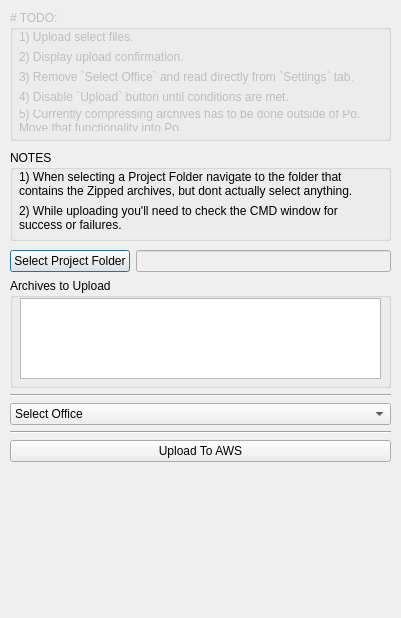
<?xml version="1.0" encoding="UTF-8"?>
<ui version="4.0">
 <class>Dialog</class>
 <widget class="QDialog" name="Dialog">
  <property name="geometry">
   <rect>
    <x>0</x>
    <y>0</y>
    <width>401</width>
    <height>618</height>
   </rect>
  </property>
  <property name="sizePolicy">
   <sizepolicy hsizetype="MinimumExpanding" vsizetype="MinimumExpanding">
    <horstretch>0</horstretch>
    <verstretch>0</verstretch>
   </sizepolicy>
  </property>
  <property name="windowTitle">
   <string>Archive Upload</string>
  </property>
  <property name="modal">
   <bool>true</bool>
  </property>
  <widget class="QWidget" name="verticalLayoutWidget">
   <property name="geometry">
    <rect>
     <x>10</x>
     <y>250</y>
     <width>381</width>
     <height>312</height>
    </rect>
   </property>
   <layout class="QVBoxLayout" name="verticalLayout">
    <item>
     <layout class="QHBoxLayout" name="horizontalLayout">
      <item>
       <widget class="QPushButton" name="pb_selectDir">
        <property name="text">
         <string>Select Project Folder</string>
        </property>
        <property name="default">
         <bool>false</bool>
        </property>
        <property name="flat">
         <bool>false</bool>
        </property>
       </widget>
      </item>
      <item>
       <widget class="QLineEdit" name="le_project_folder">
        <property name="enabled">
         <bool>false</bool>
        </property>
       </widget>
      </item>
     </layout>
    </item>
    <item>
     <widget class="QGroupBox" name="gb_filesToUpload">
      <property name="minimumSize">
       <size>
        <width>0</width>
        <height>110</height>
       </size>
      </property>
      <property name="baseSize">
       <size>
        <width>0</width>
        <height>0</height>
       </size>
      </property>
      <property name="title">
       <string>Archives to Upload</string>
      </property>
      <widget class="QListWidget" name="lw_filesToUpload">
       <property name="geometry">
        <rect>
         <x>10</x>
         <y>20</y>
         <width>361</width>
         <height>81</height>
        </rect>
       </property>
      </widget>
     </widget>
    </item>
    <item>
     <widget class="Line" name="line_2">
      <property name="orientation">
       <enum>Qt::Horizontal</enum>
      </property>
     </widget>
    </item>
    <item>
     <widget class="QComboBox" name="cb_office">
      <item>
       <property name="text">
        <string>Select Office</string>
       </property>
      </item>
      <item>
       <property name="text">
        <string>London</string>
       </property>
      </item>
      <item>
       <property name="text">
        <string>New York</string>
       </property>
      </item>
      <item>
       <property name="text">
        <string>Los Angeles</string>
       </property>
      </item>
     </widget>
    </item>
    <item>
     <widget class="Line" name="line">
      <property name="orientation">
       <enum>Qt::Horizontal</enum>
      </property>
     </widget>
    </item>
    <item>
     <widget class="QPushButton" name="pb_uploadArchive">
      <property name="text">
       <string>Upload To AWS</string>
      </property>
     </widget>
    </item>
    <item>
     <spacer name="verticalSpacer">
      <property name="orientation">
       <enum>Qt::Vertical</enum>
      </property>
      <property name="sizeHint" stdset="0">
       <size>
        <width>20</width>
        <height>40</height>
       </size>
      </property>
     </spacer>
    </item>
   </layout>
  </widget>
  <widget class="QGroupBox" name="groupBox_2">
   <property name="enabled">
    <bool>true</bool>
   </property>
   <property name="geometry">
    <rect>
     <x>10</x>
     <y>150</y>
     <width>381</width>
     <height>91</height>
    </rect>
   </property>
   <property name="title">
    <string>NOTES</string>
   </property>
   <widget class="QWidget" name="verticalLayoutWidget_3">
    <property name="geometry">
     <rect>
      <x>9</x>
      <y>20</y>
      <width>361</width>
      <height>61</height>
     </rect>
    </property>
    <layout class="QVBoxLayout" name="verticalLayout_3">
     <item>
      <widget class="QLabel" name="label_6">
       <property name="text">
        <string>1) When selecting a Project Folder navigate to the folder that contains the Zipped archives, but dont actually select anything.</string>
       </property>
       <property name="wordWrap">
        <bool>true</bool>
       </property>
      </widget>
     </item>
     <item>
      <widget class="QLabel" name="label_10">
       <property name="text">
        <string>2) While uploading you'll need to check the CMD window for success or failures.</string>
       </property>
       <property name="wordWrap">
        <bool>true</bool>
       </property>
      </widget>
     </item>
    </layout>
   </widget>
  </widget>
  <widget class="QGroupBox" name="groupBox">
   <property name="enabled">
    <bool>false</bool>
   </property>
   <property name="geometry">
    <rect>
     <x>10</x>
     <y>10</y>
     <width>381</width>
     <height>131</height>
    </rect>
   </property>
   <property name="autoFillBackground">
    <bool>false</bool>
   </property>
   <property name="title">
    <string># TODO:</string>
   </property>
   <property name="flat">
    <bool>false</bool>
   </property>
   <property name="checkable">
    <bool>false</bool>
   </property>
   <widget class="QWidget" name="verticalLayoutWidget_2">
    <property name="geometry">
     <rect>
      <x>9</x>
      <y>20</y>
      <width>361</width>
      <height>101</height>
     </rect>
    </property>
    <layout class="QVBoxLayout" name="verticalLayout_2">
     <item>
      <widget class="QLabel" name="label_5">
       <property name="text">
        <string>1) Upload select files.</string>
       </property>
       <property name="wordWrap">
        <bool>true</bool>
       </property>
      </widget>
     </item>
     <item>
      <widget class="QLabel" name="label_7">
       <property name="text">
        <string>2) Display upload confirmation.</string>
       </property>
       <property name="wordWrap">
        <bool>true</bool>
       </property>
      </widget>
     </item>
     <item>
      <widget class="QLabel" name="label_8">
       <property name="text">
        <string>3) Remove `Select Office` and read directly from `Settings` tab.</string>
       </property>
       <property name="wordWrap">
        <bool>true</bool>
       </property>
      </widget>
     </item>
     <item>
      <widget class="QLabel" name="label_9">
       <property name="text">
        <string>4) Disable `Upload` button until conditions are met.</string>
       </property>
       <property name="wordWrap">
        <bool>true</bool>
       </property>
      </widget>
     </item>
     <item>
      <widget class="QLabel" name="label_11">
       <property name="text">
        <string>5) Currently compressing archives has to be done outside of Po. Move that functionality into Po.</string>
       </property>
       <property name="wordWrap">
        <bool>true</bool>
       </property>
      </widget>
     </item>
    </layout>
   </widget>
  </widget>
 </widget>
 <resources/>
 <connections/>
</ui>
